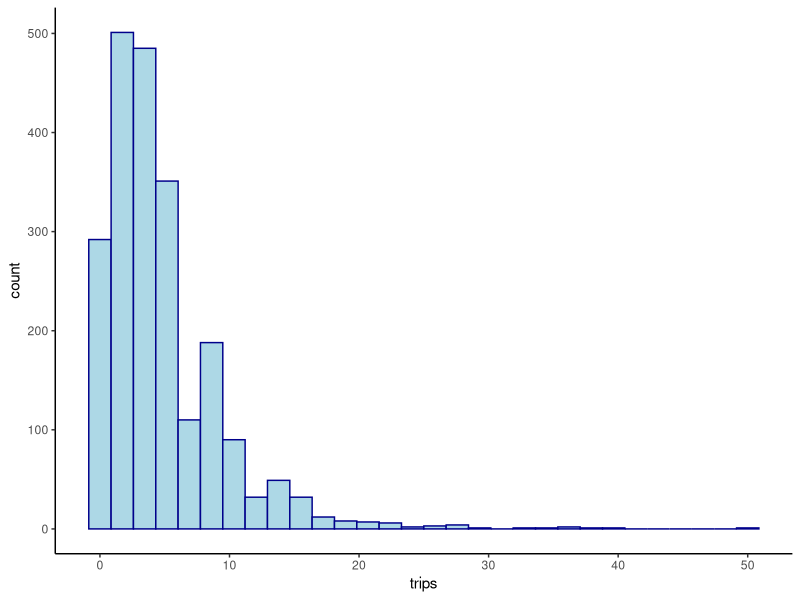
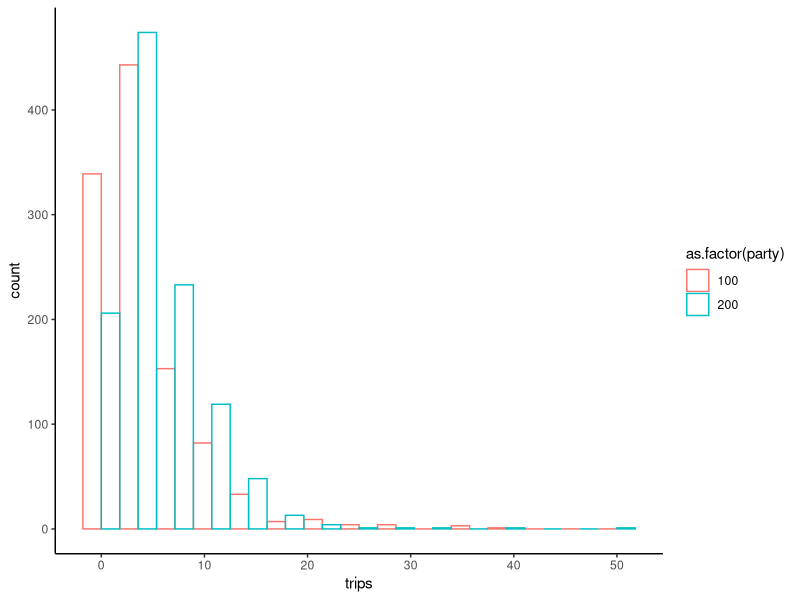

These charts were generated, in order, by the following R code:
## ---- chunk 1
library(ggplot2)
setwd("/Users/zacharymcgee/Dropbox/Gift_Travel")
giftdata <- read.csv(file = "110-114Congresses.csv", header = TRUE, stringsAsFactors = FALSE)
ggplot(data = giftdata, aes(x=trips)) + geom_histogram(color="darkblue", fill="lightblue") + theme_classic()
## ---- chunk 2
library(ggplot2)
setwd("/Users/zacharymcgee/Dropbox/Gift_Travel")
giftdata <- read.csv(file = "110-114Congresses.csv", header = TRUE, stringsAsFactors = FALSE)
ggplot(data = giftdata, aes(x = trips, color = as.factor(party))) + geom_histogram(bins = 15, fill="white", alpha=0.5, position="dodge") + theme_classic()
